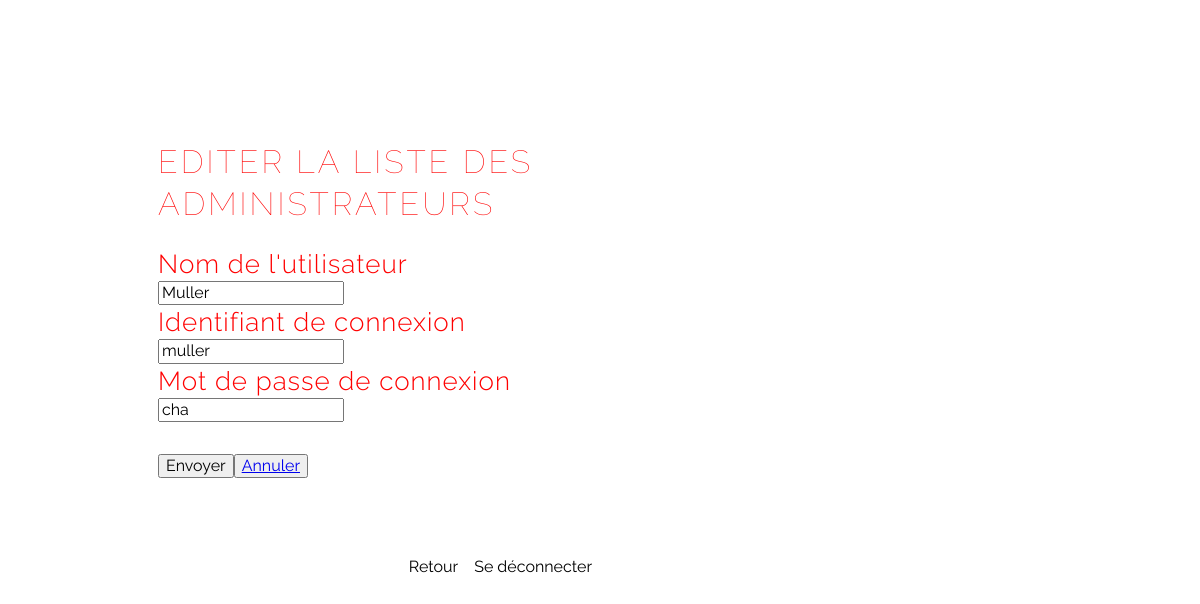
The page /admin/users/form_users.php?useredit=3 on the database its author committed.
### tables this page shows
CREATE TABLE `users` (
  `id_admin` int(11) NOT NULL,
  `nom` varchar(300) NOT NULL,
  `identifiant` varchar(300) NOT NULL,
  `motdepasse` varchar(20) NOT NULL
);

### config.php (called while the page is built, shortened)
<?php
$_url_base = "http://localhost/coursphp/monbook/";

### admin/users/form_users.php (the view, shortened to what this page needs)
<?php
include "../../config.php";
include "../include/head_admin.php";
if(!empty($_GET["useredit"])) {
  $useredit = $bdd -> query("SELECT * from users where id_admin = " . $_GET["useredit"]) -> fetch();
} else {
  $useredit = [];
  $useredit["nom"] = "";
  $useredit["identifiant"] = "";
  $useredit["motdepasse"] = "";
}
?>
<h1>Editer la liste des administrateurs</h1>
<form enctype="multipart/form-data" action="form_users_resp.php" method="post">
    <ul>
        <li>
            <h2>Nom de l'utilisateur</h2>
            <input type="text" name="nom" value="<?php echo "$useredit[nom]" ?>">
        </li>
        <li>
            <h2>Identifiant de connexion</h2>
            <input type="text" name="identifiant" value="<?php echo "$useredit[identifiant]" ?>">
        </li>
        <li>
            <h2>Mot de passe de connexion</h2>
            <input type="text" name="motdepasse" value="<?php echo "$useredit[motdepasse]" ?>">
        </li>
    </ul>
    <div class="flex" style="padding-top: 2rem">
        <input type="submit" value="Envoyer" />
        <button type="button"><a href="<?php echo $_url_base ?>admin/users/list_users.php">Annuler</a></button>
    </div>
</form>
<?php include "../include/footer_admin.php"; ?>

### admin/css/style_admin.css (style rules this page uses)
html { width: 100%; height: 100%; perspective: 900; overflow-y: scroll; color: black; }
.flex { display: flex; }
body { min-height: 0; display: inline-block; position: relative; left: 8rem; margin: 90px 0; max-width: 450px; padding: 30px; background: url("../../template/site2020/img/philip-brown-EinKdyLyK98-unsplash.jpg") no-repeat center center fixed; -webkit-background-size: cover; -moz-background-size: cover; -o-background-size: cover; background-size: cover; font-family: Raleway; }
h1, h2 { color: red; }
h1 { text-transform: uppercase; font-size: 2rem; line-height: 42px; letter-spacing: 3px; font-weight: 100; }
h2 { font-size: 26px; line-height: 34px; font-weight: 300; letter-spacing: 1px; display: block; margin: 0; }
ul { list-style: none; perspective: 900; padding: 0; margin: 0; }
ul li { position: relative padding: 0 margin: 0 padding-bottom: 4px padding-top: 18px border-top: 1px dotted $grey }

### rows shown on the page
users: nom "Muller", identifiant "muller", motdepasse "cha"
